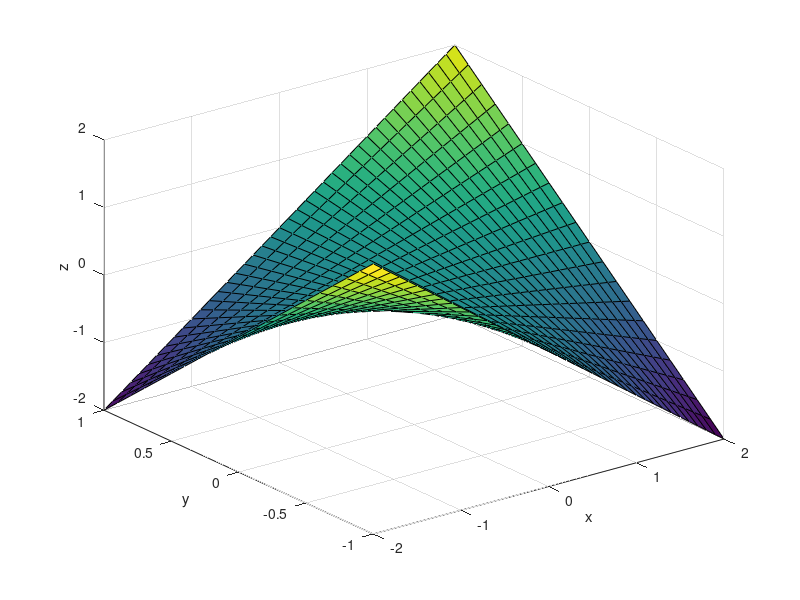

Reproduce this figure in MATLAB.
xvec = [-2:0.1:2]; yvec = [-1:0.1:1];
[X,Y] = meshgrid(xvec,yvec);
Z = X.*Y;
surf(X,Y,Z); % s. auch "doc surf"
xlabel('x'); ylabel('y'); zlabel('z');
